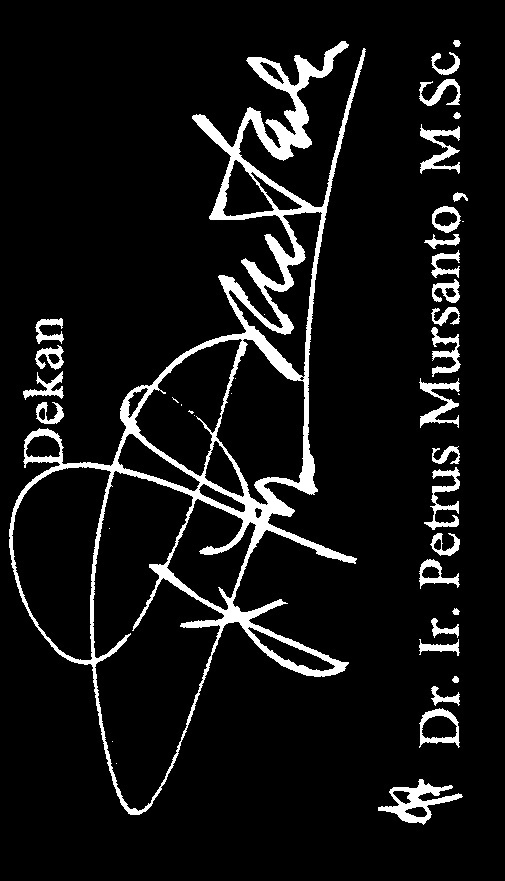
#> input picture output/morphology/closing/signature_01_closing.jpg, 505 x 881 px; its folder holds 4 pictures in this run
$ python main.py
#> lines starting #> are read from the running program, lines starting #| are printed output that depends on the picture; after the words box and inside, x2 and y2 are one past the last pixel; in counts of white or black regions, pixels touching at a corner belong together
import cv2
import os
import glob
import numpy as np

# ==========================================================
# FOLDER
# ==========================================================
PRESENT_FOLDER = "output/morphology/closing"
ABSENT_FOLDER = "dataset/absent"

# ==========================================================
# FUNGSI ANALISIS
# ==========================================================
def analisis_gambar(path):

    image = cv2.imread(path, cv2.IMREAD_GRAYSCALE)
#> image is the input picture: shape (881, 505); min 0, max 255, mean 20.7

    if image is None:
        return 0, 0, 0

    # Pastikan gambar biner
    _, binary = cv2.threshold(
    image,
    127,
    255,
    cv2.THRESH_BINARY_INV
)
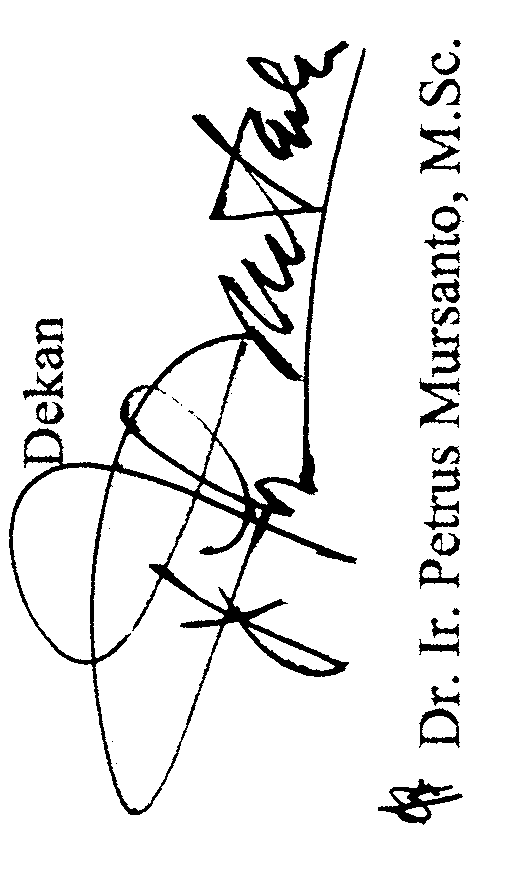
#> binary: shape (881, 505); 91.9% white; 41 black regions (12 under 20 px), largest, box (x1, y1, x2, y2) and area: (9, 41, 366, 815) 25565, (378, 779, 463, 825) 1319, (420, 124, 460, 174) 760

    # Hitung foreground
    foreground = np.sum(binary == 255)
#> foreground = 408982

    total_pixel = binary.shape[0] * binary.shape[1]
#> total_pixel = 444905

    persentase = (
        foreground / total_pixel
    ) * 100
#> persentase = 91.93

    return foreground, total_pixel, persentase


# ==========================================================
# BACA DATASET PRESENT
# ==========================================================
present_files = sorted(
    glob.glob(
        os.path.join(PRESENT_FOLDER, "*.jpg")
    )
)

# ==========================================================
# BACA DATASET ABSENT
# ==========================================================
absent_files = sorted(
    glob.glob(
        os.path.join(ABSENT_FOLDER, "*.jpg")
    )
)

print("=" * 70)
print("DETEKSI KEBERADAAN TANDA TANGAN")
print("=" * 70)

print()
print("Jumlah PRESENT :", len(present_files))
print("Jumlah ABSENT  :", len(absent_files))


# ==========================================================
# ANALISIS PRESENT
# ==========================================================
print()
print("=" * 70)
print("DATASET PRESENT")
print("=" * 70)

present_values = []

for i, path in enumerate(present_files, start=1):

    foreground, total, percentage = analisis_gambar(path)
#> foreground = 408982; total = 444905; percentage = 91.93

    present_values.append(foreground)

    print(
        f"{i:02d}. {os.path.basename(path)}"
    )
    print(
        f"    Foreground : {foreground}"
    )
#|     Foreground : 408982
    print(
        f"    Persentase : {percentage:.2f}%"
    )
#|     Persentase : 91.93%
#> pass 2 of the loop `for i, path in enumerate(present_files, start=1):`:
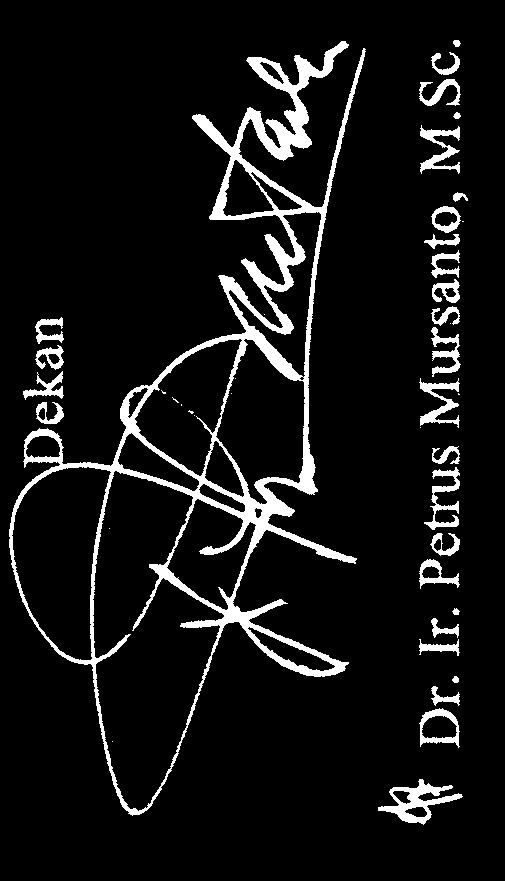
#> input picture output/morphology/closing/signature_02_closing.jpg, 505 x 881 px
#> in analisis_gambar, image is the input picture: shape (881, 505); min 0, max 255, mean 20.8
#> in analisis_gambar (call 2), `_, binary = cv2.threshold( image, 127, 255, cv2.THRESH_BINARY_INV )`:
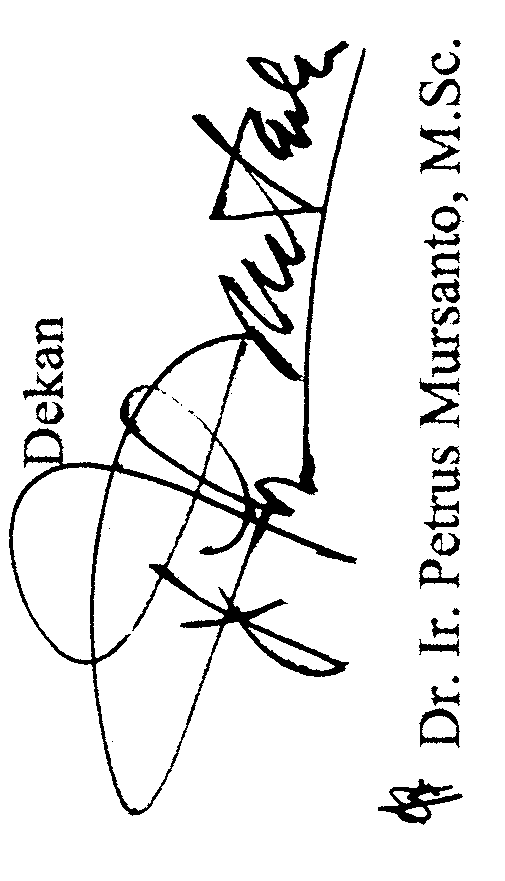
#> binary: shape (881, 505); 91.9% white; 43 black regions (14 under 20 px), largest, box (x1, y1, x2, y2) and area: (9, 41, 366, 816) 25644, (378, 779, 463, 825) 1330, (420, 125, 460, 174) 759
#> in analisis_gambar (call 2), `foreground = np.sum(binary == 255)`: foreground = 408858
#> persentase = 91.9
#> `foreground, total, percentage = analisis_gambar(path)`: foreground = 408858; percentage = 91.9
#|     Foreground : 408858
#|     Persentase : 91.90%
#> pass 3 of the loop `for i, path in enumerate(present_files, start=1):`:
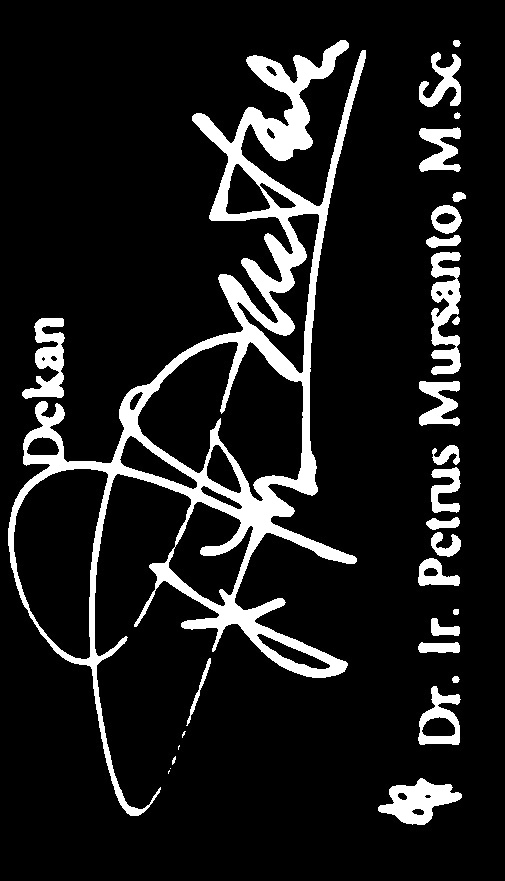
#> input picture output/morphology/closing/signature_03_closing.jpg, 505 x 881 px
#> in analisis_gambar, image is the input picture: shape (881, 505); min 0, max 255, mean 29.5
#> in analisis_gambar (call 3), `_, binary = cv2.threshold( image, 127, 255, cv2.THRESH_BINARY_INV )`:
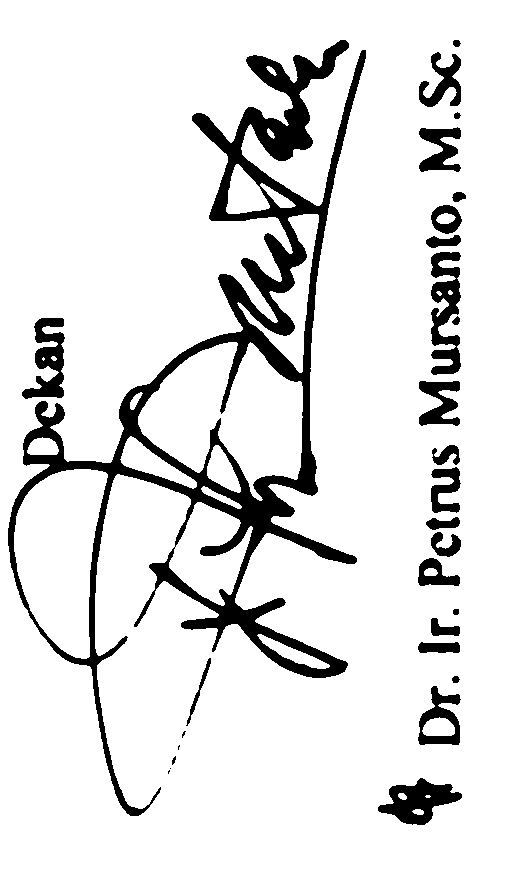
#> binary: shape (881, 505); 88.5% white; 29 black regions (4 under 20 px), largest, box (x1, y1, x2, y2) and area: (8, 40, 366, 816) 36280, (431, 252, 461, 375) 2257, (378, 778, 462, 825) 2050
#> in analisis_gambar (call 3), `foreground = np.sum(binary == 255)`: foreground = 393594
#> persentase = 88.47
#> `foreground, total, percentage = analisis_gambar(path)`: foreground = 393594; percentage = 88.47
#|     Foreground : 393594
#|     Persentase : 88.47%
#> the loop made 4 passes; the first 3 are shown


# ==========================================================
# ANALISIS ABSENT
# ==========================================================
print()
print("=" * 70)
print("DATASET ABSENT")
print("=" * 70)

absent_values = []
#> absent_values = []

for i, path in enumerate(absent_files, start=1):

    foreground, total, percentage = analisis_gambar(path)

    absent_values.append(foreground)

    print(
        f"{i:02d}. {os.path.basename(path)}"
    )
    print(
        f"    Foreground : {foreground}"
    )
    print(
        f"    Persentase : {percentage:.2f}%"
    )


# ==========================================================
# HITUNG RATA-RATA
# ==========================================================
present_average = np.mean(present_values)
absent_average = np.mean(absent_values)
#> absent_average = nan

print()
print("=" * 70)
print("RATA-RATA FOREGROUND")
print("=" * 70)

print(
    f"Rata-rata PRESENT : {present_average:.2f}"
)

print(
    f"Rata-rata ABSENT  : {absent_average:.2f}"
)
#| Rata-rata ABSENT  : nan


# ==========================================================
# THRESHOLD / BATAS
# ==========================================================
threshold = (
    present_average + absent_average
) / 2

print()
print("=" * 70)
print("ATURAN KLASIFIKASI")
print("=" * 70)

print(
    f"Nilai batas (threshold) : {threshold:.2f}"
)

print()
print("Jika foreground >= threshold")
print("        -> SIGNATURE PRESENT")

print()
print("Jika foreground < threshold")
print("        -> SIGNATURE ABSENT")


# ==========================================================
# UJI PRESENT
# ==========================================================
print()
print("=" * 70)
print("HASIL KLASIFIKASI PRESENT")
print("=" * 70)

for i, value in enumerate(present_values, start=1):

    if value >= threshold:
        hasil = "SIGNATURE PRESENT"
    else:
        hasil = "SIGNATURE ABSENT"

    print(
        f"Present {i:02d} : {value} -> {hasil}"
    )


# ==========================================================
# UJI ABSENT
# ==========================================================
print()
print("=" * 70)
print("HASIL KLASIFIKASI ABSENT")
print("=" * 70)

for i, value in enumerate(absent_values, start=1):

    if value >= threshold:
        hasil = "SIGNATURE PRESENT"
    else:
        hasil = "SIGNATURE ABSENT"

    print(
        f"Absent {i:02d} : {value} -> {hasil}"
    )
#> this loop made 0 passes


# ==========================================================
# SELESAI
# ==========================================================
print()
print("=" * 70)
print("ANALISIS SELESAI")
print("=" * 70)
